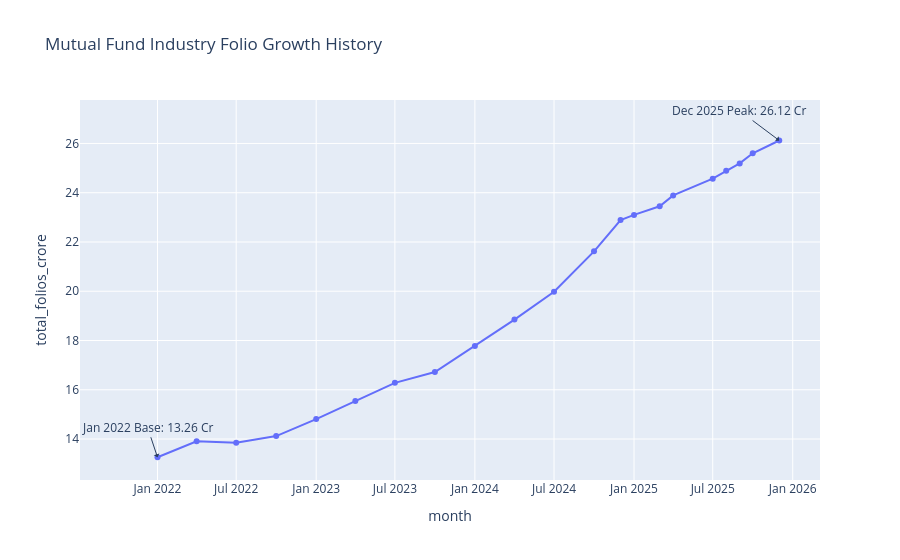

This figure's notebook cell:
### Code cell
df_folios = pd.read_csv("C:\\Users\\Mahakaal\\capstone_project\\data\\raw\\06_industry_folio_count.csv")

fig7 = px.line(df_folios, x='month', y='total_folios_crore', title='Mutual Fund Industry Folio Growth History', markers=True)
fig7.add_annotation(x="2022-01", y=13.26, text="Jan 2022 Base: 13.26 Cr", showarrow=True, arrowhead=1)
fig7.add_annotation(x="2025-12", y=26.12, text="Dec 2025 Peak: 26.12 Cr", showarrow=True, arrowhead=1, ax=-40, ay=-30)
fig7.show()

### Figure 1 — Plotly figure (JSON) as saved in the notebook; plotly's stock layout.template omitted (floating-point values rounded to 4 significant figures)
{"data": [{"hovertemplate": "month=%{x}<br>total_folios_crore=%{y}<extra></extra>", "legendgroup": "", "line": {"color": "#636efa", "dash": "solid"}, "marker": {"symbol": "circle"}, "mode": "lines+markers", "name": "", "orientation": "v", "showlegend": false, "type": "scatter", "x": ["2022-01", "2022-04", "2022-07", "2022-10", "2023-01", "2023-04", "2023-07", "2023-10", "2024-01", "2024-04", "2024-07", "2024-10", "2024-12", "2025-01", "2025-03", "2025-04", "2025-07", "2025-08", "2025-09", "2025-10", "2025-12"], "xaxis": "x", "y": [13.26, 13.91, 13.85, 14.12, 14.81, 15.54, 16.28, 16.72, 17.78, 18.85, 19.98, 21.62, 22.89, 23.1, 23.45, 23.89, 24.57, 24.89, 25.19, 25.6, 26.12], "yaxis": "y"}], "layout": {"annotations": [{"arrowhead": 1, "showarrow": true, "text": "Jan 2022 Base: 13.26 Cr", "x": "2022-01", "y": 13.26}, {"arrowhead": 1, "ax": -40, "ay": -30, "showarrow": true, "text": "Dec 2025 Peak: 26.12 Cr", "x": "2025-12", "y": 26.12}], "legend": {"tracegroupgap": 0}, "title": {"text": "Mutual Fund Industry Folio Growth History"}, "xaxis": {"anchor": "y", "domain": [0, 1], "title": {"text": "month"}}, "yaxis": {"anchor": "x", "domain": [0, 1], "title": {"text": "total_folios_crore"}}}}
